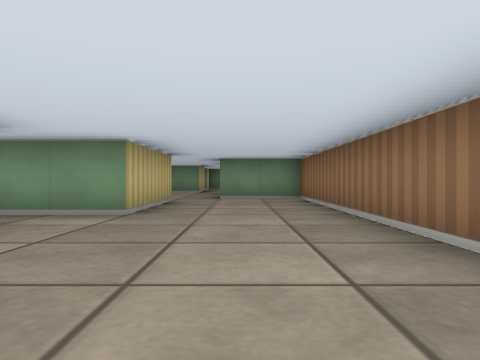
view 1 (above)

16 first-person views from a walk through a cub3D level. The camera is about half as high as the walls, looks level and sees 70° across. The floor is counted in squares. Each view is taken from the middle of a square. On the plan, view 1 faces up. The plan holds only what a view shows up to about 9 squares ahead; the rest is blank.

view 2
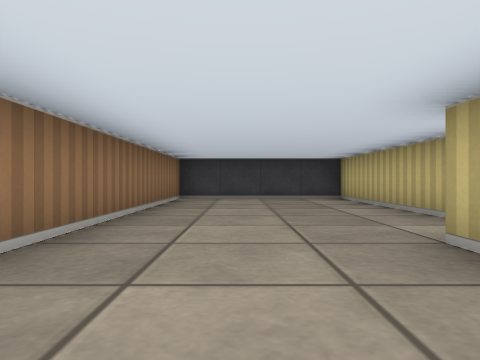

view 3
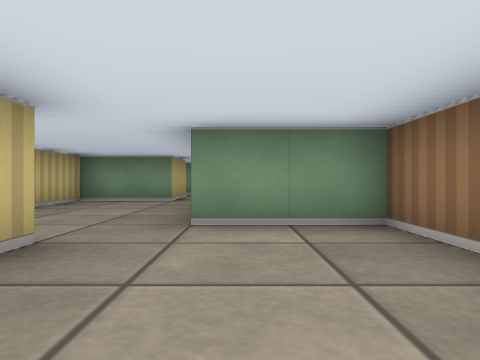

view 4
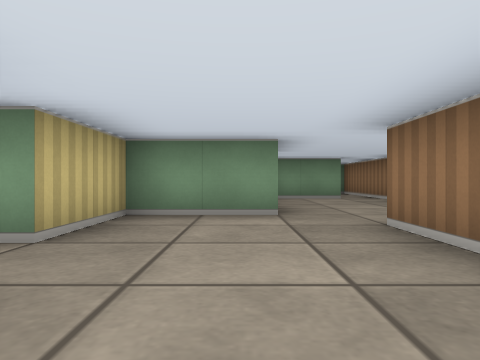

view 5
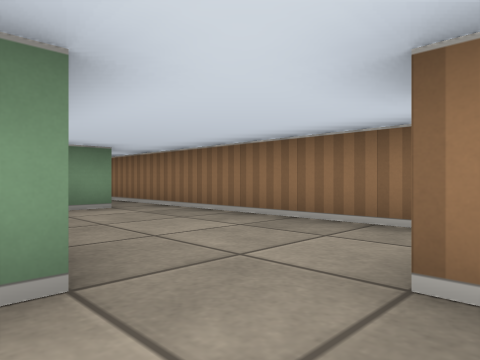

view 6
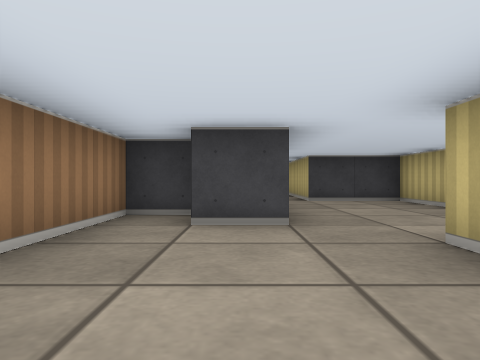

view 7
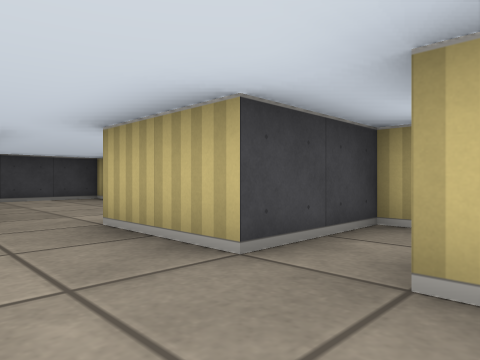

view 8
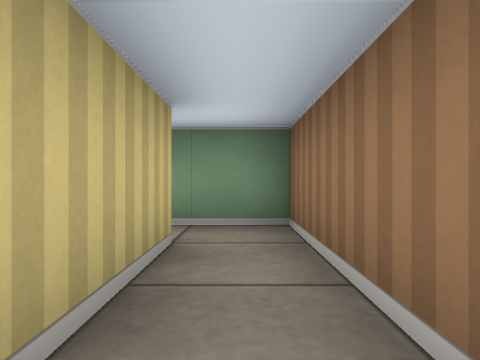

view 9
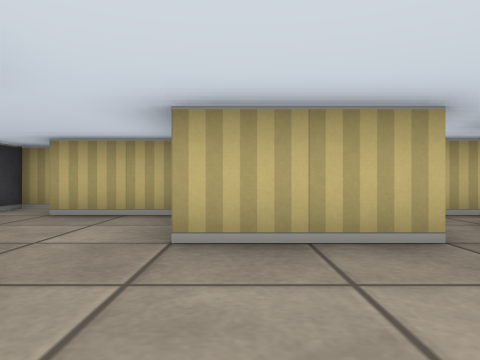

view 10
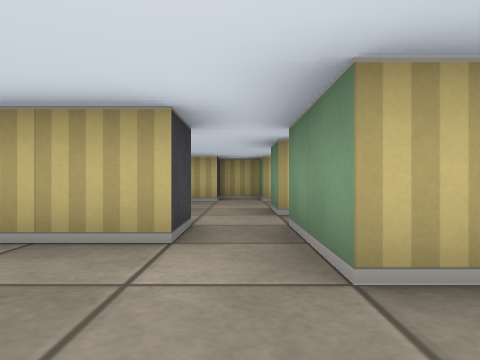

view 11
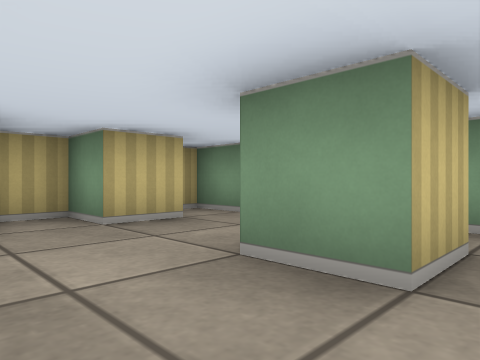

view 12
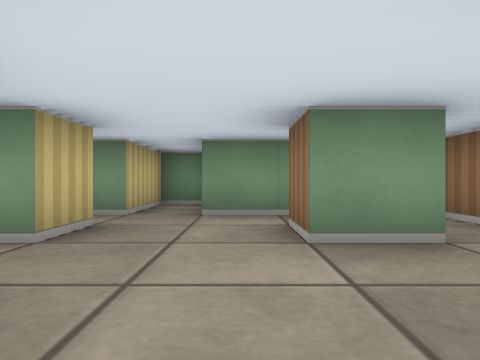

view 13
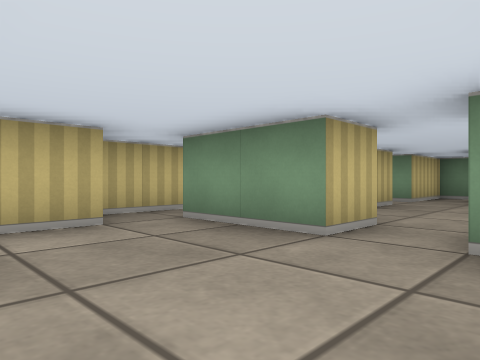

view 14
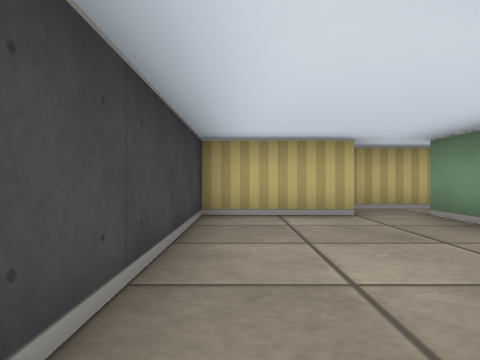

view 15
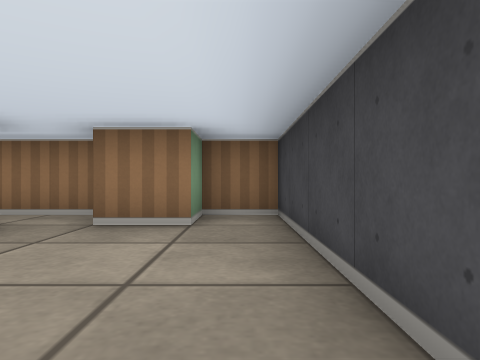

view 16
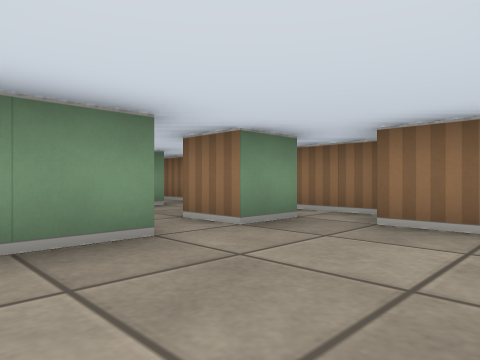

### Floor plan
Ten units are one square. View 1 is at (0, 0); x grows to the right and y downward. Boxes are objects, and circles mark ways between rooms. Rooms are numbered by the first view taken in them; rooms with no view inside come last. Other rooms are left out.
<svg viewBox="-100 -190 120 210">
<path fill="none" stroke="#000" d="M-5 -101 -5 -115 5 -115M-35 -92 -35 -75 -15 -75 -15 -45 -35 -45M6 -105 15 -105 15 -185M-45 -100 -45 -95 -40 -95M-35 -35 -25 -35 -25 15 15 15 15 -85 -5 -85M-25 -145 -15 -145 -15 -125 -35 -125 -35 -105M5 -185 5 -165 -11 -165M-65 -25 -65 -15 -85 -15M-45 -15 -55 -15 -55 -25M-75 -55 -75 -45 -85 -45 -85 -35 -75 -35 -75 -29M-45 -55 -45 -45 -55 -45 -55 -55M-35 -9 -35 -22M-35 -52 -35 -62M-85 -6 -85 15 -35 15 -35 5 -45 5 -45 -5M-95 -22 -95 -8M-45 -65 -65 -65M-66 -85 -75 -85 -75 -65 -85 -65"/>
<circle cx="-30" cy="-40" r="3" fill="#2a7"/>
<text x="-10" y="-80">1</text>
<text x="-60" y="-30">2</text>
</svg>
Room 1 opens to room 2.

Where each view was taken, in squares from view 1:
view 1: 0 up, 0 right, facing up
view 2: 7 up, 0 right, facing down
view 3: 5 up, 0 right, facing up
view 4: 8 up, 2 left, facing up
view 5: 11 up, 2 left, facing up-right
view 6: 15 up, 0 right, facing down
view 7: 16 up, 0 right, facing down-left
view 8: 16 up, 1 right, facing up
view 9: 13 up, 1 right, facing left
view 10: 4 up, 0 right, facing left
view 11: 3 up, 4 left, facing up-left
view 12: 2 up, 6 left, facing up
view 13: 1 down, 5 left, facing up-left
view 14: 1 down, 4 left, facing left
view 15: 1 down, 8 left, facing right
view 16: 1 down, 8 left, facing up-right
